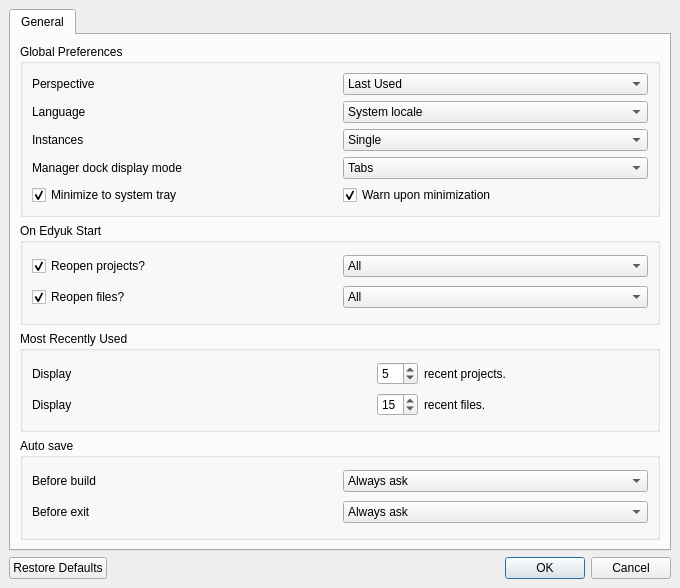
<ui version="4.0" >
 <author>fullmetalcoder</author>
 <class>ConfigDialog</class>
 <widget class="QDialog" name="ConfigDialog" >
  <property name="geometry" >
   <rect>
    <x>0</x>
    <y>0</y>
    <width>680</width>
    <height>588</height>
   </rect>
  </property>
  <property name="sizePolicy" >
   <sizepolicy vsizetype="MinimumExpanding" hsizetype="MinimumExpanding" >
    <horstretch>0</horstretch>
    <verstretch>0</verstretch>
   </sizepolicy>
  </property>
  <property name="minimumSize" >
   <size>
    <width>0</width>
    <height>0</height>
   </size>
  </property>
  <property name="maximumSize" >
   <size>
    <width>9999</width>
    <height>9999</height>
   </size>
  </property>
  <property name="windowTitle" >
   <string>Configuration</string>
  </property>
  <property name="sizeGripEnabled" >
   <bool>false</bool>
  </property>
  <layout class="QVBoxLayout" >
   <property name="spacing" >
    <number>6</number>
   </property>
   <property name="margin" >
    <number>9</number>
   </property>
   <item>
    <widget class="QTabWidget" name="tabOptions" >
     <property name="enabled" >
      <bool>true</bool>
     </property>
     <property name="sizePolicy" >
      <sizepolicy vsizetype="Preferred" hsizetype="Preferred" >
       <horstretch>0</horstretch>
       <verstretch>0</verstretch>
      </sizepolicy>
     </property>
     <property name="currentIndex" >
      <number>0</number>
     </property>
     <widget class="QWidget" name="tabGeneral" >
      <property name="geometry" >
       <rect>
        <x>0</x>
        <y>0</y>
        <width>658</width>
        <height>504</height>
       </rect>
      </property>
      <attribute name="title" >
       <string>General</string>
      </attribute>
      <layout class="QVBoxLayout" >
       <property name="spacing" >
        <number>6</number>
       </property>
       <property name="margin" >
        <number>9</number>
       </property>
       <item>
        <widget class="QGroupBox" name="groupBox_3" >
         <property name="title" >
          <string>Global Preferences</string>
         </property>
         <layout class="QGridLayout" >
          <property name="margin" >
           <number>9</number>
          </property>
          <property name="spacing" >
           <number>6</number>
          </property>
          <item row="1" column="0" >
           <widget class="QLabel" name="label_4" >
            <property name="text" >
             <string>Language</string>
            </property>
            <property name="buddy" >
             <cstring>cboLanguage</cstring>
            </property>
           </widget>
          </item>
          <item row="0" column="0" >
           <widget class="QLabel" name="label_5" >
            <property name="sizePolicy" >
             <sizepolicy vsizetype="Preferred" hsizetype="Minimum" >
              <horstretch>0</horstretch>
              <verstretch>0</verstretch>
             </sizepolicy>
            </property>
            <property name="text" >
             <string>Perspective</string>
            </property>
            <property name="buddy" >
             <cstring>cboPerspective</cstring>
            </property>
           </widget>
          </item>
          <item row="1" column="1" >
           <widget class="QComboBox" name="cboLanguage" >
            <property name="currentIndex" >
             <number>1</number>
            </property>
            <item>
             <property name="text" >
              <string>Untranslated</string>
             </property>
            </item>
            <item>
             <property name="text" >
              <string>System locale</string>
             </property>
            </item>
            <item>
             <property name="text" >
              <string>Last Used</string>
             </property>
            </item>
           </widget>
          </item>
          <item row="2" column="0" >
           <widget class="QLabel" name="label_3" >
            <property name="text" >
             <string>Instances</string>
            </property>
            <property name="buddy" >
             <cstring>cboInstances</cstring>
            </property>
           </widget>
          </item>
          <item row="0" column="1" >
           <widget class="QComboBox" name="cboPerspective" >
            <property name="currentIndex" >
             <number>1</number>
            </property>
            <property name="sizeAdjustPolicy" >
             <enum>QComboBox::AdjustToContentsOnFirstShow</enum>
            </property>
            <item>
             <property name="text" >
              <string>None</string>
             </property>
            </item>
            <item>
             <property name="text" >
              <string>Last Used</string>
             </property>
            </item>
           </widget>
          </item>
          <item row="2" column="1" >
           <widget class="QComboBox" name="cboInstances" >
            <property name="currentIndex" >
             <number>0</number>
            </property>
            <property name="sizeAdjustPolicy" >
             <enum>QComboBox::AdjustToContentsOnFirstShow</enum>
            </property>
            <item>
             <property name="text" >
              <string>Single</string>
             </property>
            </item>
            <item>
             <property name="text" >
              <string>Multiple</string>
             </property>
            </item>
           </widget>
          </item>
          <item row="4" column="1" >
           <widget class="QCheckBox" name="cbWarnUponMinimize" >
            <property name="text" >
             <string>Warn upon minimization</string>
            </property>
            <property name="checked" >
             <bool>true</bool>
            </property>
           </widget>
          </item>
          <item row="4" column="0" >
           <widget class="QCheckBox" name="cbMinimizeToTray" >
            <property name="text" >
             <string>Minimize to system tray</string>
            </property>
            <property name="checked" >
             <bool>true</bool>
            </property>
           </widget>
          </item>
          <item row="3" column="0" >
           <widget class="QLabel" name="label_9" >
            <property name="text" >
             <string>Manager dock display mode</string>
            </property>
           </widget>
          </item>
          <item row="3" column="1" >
           <widget class="QComboBox" name="cboManagerDock" >
            <item>
             <property name="text" >
              <string>Tabs</string>
             </property>
            </item>
            <item>
             <property name="text" >
              <string>Toolbox</string>
             </property>
            </item>
            <item>
             <property name="text" >
              <string>Combobox</string>
             </property>
            </item>
           </widget>
          </item>
         </layout>
        </widget>
       </item>
       <item>
        <widget class="QGroupBox" name="groupBox_2" >
         <property name="title" >
          <string>On Edyuk Start</string>
         </property>
         <layout class="QGridLayout" >
          <property name="margin" >
           <number>9</number>
          </property>
          <property name="spacing" >
           <number>6</number>
          </property>
          <item row="1" column="0" >
           <widget class="QCheckBox" name="chkReopenFiles" >
            <property name="sizePolicy" >
             <sizepolicy vsizetype="Fixed" hsizetype="Expanding" >
              <horstretch>0</horstretch>
              <verstretch>0</verstretch>
             </sizepolicy>
            </property>
            <property name="text" >
             <string>Reopen files?</string>
            </property>
            <property name="checked" >
             <bool>true</bool>
            </property>
           </widget>
          </item>
          <item row="0" column="1" >
           <widget class="QComboBox" name="cboReopenProjects" >
            <property name="enabled" >
             <bool>true</bool>
            </property>
            <property name="sizePolicy" >
             <sizepolicy vsizetype="Fixed" hsizetype="Expanding" >
              <horstretch>0</horstretch>
              <verstretch>0</verstretch>
             </sizepolicy>
            </property>
            <property name="currentIndex" >
             <number>0</number>
            </property>
            <item>
             <property name="text" >
              <string>All</string>
             </property>
            </item>
            <item>
             <property name="text" >
              <string>Current</string>
             </property>
            </item>
           </widget>
          </item>
          <item row="1" column="1" >
           <widget class="QComboBox" name="cboReopenFiles" >
            <property name="enabled" >
             <bool>true</bool>
            </property>
            <property name="sizePolicy" >
             <sizepolicy vsizetype="Fixed" hsizetype="Expanding" >
              <horstretch>0</horstretch>
              <verstretch>0</verstretch>
             </sizepolicy>
            </property>
            <property name="currentIndex" >
             <number>0</number>
            </property>
            <item>
             <property name="text" >
              <string>All</string>
             </property>
            </item>
            <item>
             <property name="text" >
              <string>Current</string>
             </property>
            </item>
           </widget>
          </item>
          <item row="0" column="0" >
           <widget class="QCheckBox" name="chkReopenProjects" >
            <property name="sizePolicy" >
             <sizepolicy vsizetype="Fixed" hsizetype="Expanding" >
              <horstretch>0</horstretch>
              <verstretch>0</verstretch>
             </sizepolicy>
            </property>
            <property name="text" >
             <string>Reopen projects?</string>
            </property>
            <property name="checked" >
             <bool>true</bool>
            </property>
           </widget>
          </item>
         </layout>
        </widget>
       </item>
       <item>
        <widget class="QGroupBox" name="groupBox" >
         <property name="title" >
          <string>Most Recently Used</string>
         </property>
         <layout class="QGridLayout" >
          <property name="margin" >
           <number>9</number>
          </property>
          <property name="spacing" >
           <number>6</number>
          </property>
          <item row="0" column="2" >
           <widget class="QSpinBox" name="spnDisplayRecentProjects" >
            <property name="sizePolicy" >
             <sizepolicy vsizetype="Fixed" hsizetype="Maximum" >
              <horstretch>0</horstretch>
              <verstretch>0</verstretch>
             </sizepolicy>
            </property>
            <property name="minimum" >
             <number>1</number>
            </property>
            <property name="maximum" >
             <number>20</number>
            </property>
            <property name="value" >
             <number>5</number>
            </property>
           </widget>
          </item>
          <item row="1" column="3" >
           <widget class="QLabel" name="label_11" >
            <property name="sizePolicy" >
             <sizepolicy vsizetype="Preferred" hsizetype="Preferred" >
              <horstretch>0</horstretch>
              <verstretch>0</verstretch>
             </sizepolicy>
            </property>
            <property name="text" >
             <string>recent files.</string>
            </property>
           </widget>
          </item>
          <item row="0" column="3" >
           <widget class="QLabel" name="label_7" >
            <property name="sizePolicy" >
             <sizepolicy vsizetype="Preferred" hsizetype="Preferred" >
              <horstretch>0</horstretch>
              <verstretch>0</verstretch>
             </sizepolicy>
            </property>
            <property name="text" >
             <string>recent projects.</string>
            </property>
           </widget>
          </item>
          <item row="1" column="2" >
           <widget class="QSpinBox" name="spnDisplayRecentFiles" >
            <property name="sizePolicy" >
             <sizepolicy vsizetype="Fixed" hsizetype="Maximum" >
              <horstretch>0</horstretch>
              <verstretch>0</verstretch>
             </sizepolicy>
            </property>
            <property name="minimum" >
             <number>1</number>
            </property>
            <property name="maximum" >
             <number>30</number>
            </property>
            <property name="value" >
             <number>15</number>
            </property>
           </widget>
          </item>
          <item rowspan="2" row="0" column="4" >
           <spacer>
            <property name="orientation" >
             <enum>Qt::Horizontal</enum>
            </property>
            <property name="sizeType" >
             <enum>QSizePolicy::Maximum</enum>
            </property>
            <property name="sizeHint" stdset="0" >
             <size>
              <width>55</width>
              <height>20</height>
             </size>
            </property>
           </spacer>
          </item>
          <item row="1" column="0" colspan="2" >
           <widget class="QLabel" name="label_8" >
            <property name="sizePolicy" >
             <sizepolicy vsizetype="Preferred" hsizetype="Expanding" >
              <horstretch>0</horstretch>
              <verstretch>0</verstretch>
             </sizepolicy>
            </property>
            <property name="text" >
             <string>Display</string>
            </property>
            <property name="buddy" >
             <cstring>spnDisplayRecentFiles</cstring>
            </property>
           </widget>
          </item>
          <item row="0" column="0" colspan="2" >
           <widget class="QLabel" name="label_6" >
            <property name="sizePolicy" >
             <sizepolicy vsizetype="Preferred" hsizetype="Expanding" >
              <horstretch>0</horstretch>
              <verstretch>0</verstretch>
             </sizepolicy>
            </property>
            <property name="text" >
             <string>Display</string>
            </property>
            <property name="buddy" >
             <cstring>spnDisplayRecentProjects</cstring>
            </property>
           </widget>
          </item>
         </layout>
        </widget>
       </item>
       <item>
        <widget class="QGroupBox" name="groupBox_4" >
         <property name="title" >
          <string>Auto save</string>
         </property>
         <layout class="QGridLayout" >
          <property name="margin" >
           <number>9</number>
          </property>
          <property name="spacing" >
           <number>6</number>
          </property>
          <item row="0" column="0" >
           <widget class="QLabel" name="label" >
            <property name="text" >
             <string>Before build</string>
            </property>
           </widget>
          </item>
          <item row="0" column="1" >
           <widget class="QComboBox" name="cboAutoSaveOnBuild" >
            <item>
             <property name="text" >
              <string>Always ask</string>
             </property>
            </item>
            <item>
             <property name="text" >
              <string>Save without asking</string>
             </property>
            </item>
            <item>
             <property name="text" >
              <string>Discard changes</string>
             </property>
            </item>
           </widget>
          </item>
          <item row="1" column="0" >
           <widget class="QLabel" name="label_2" >
            <property name="text" >
             <string>Before exit</string>
            </property>
           </widget>
          </item>
          <item row="1" column="1" >
           <widget class="QComboBox" name="cboAutoSaveOnExit" >
            <item>
             <property name="text" >
              <string>Always ask</string>
             </property>
            </item>
            <item>
             <property name="text" >
              <string>Save without asking</string>
             </property>
            </item>
            <item>
             <property name="text" >
              <string>Discard changes</string>
             </property>
            </item>
           </widget>
          </item>
         </layout>
        </widget>
       </item>
      </layout>
     </widget>
    </widget>
   </item>
   <item>
    <widget class="QDialogButtonBox" name="buttonBox" >
     <property name="orientation" >
      <enum>Qt::Horizontal</enum>
     </property>
     <property name="standardButtons" >
      <set>QDialogButtonBox::Cancel|QDialogButtonBox::Ok|QDialogButtonBox::RestoreDefaults</set>
     </property>
    </widget>
   </item>
  </layout>
 </widget>
 <layoutdefault spacing="0" margin="0" />
 <tabstops>
  <tabstop>tabOptions</tabstop>
 </tabstops>
 <resources>
  <include location="../images/Edyuk.qrc" />
 </resources>
 <connections>
  <connection>
   <sender>cbMinimizeToTray</sender>
   <signal>toggled(bool)</signal>
   <receiver>cbWarnUponMinimize</receiver>
   <slot>setEnabled(bool)</slot>
   <hints>
    <hint type="sourcelabel" >
     <x>103</x>
     <y>198</y>
    </hint>
    <hint type="destinationlabel" >
     <x>386</x>
     <y>200</y>
    </hint>
   </hints>
  </connection>
 </connections>
</ui>
